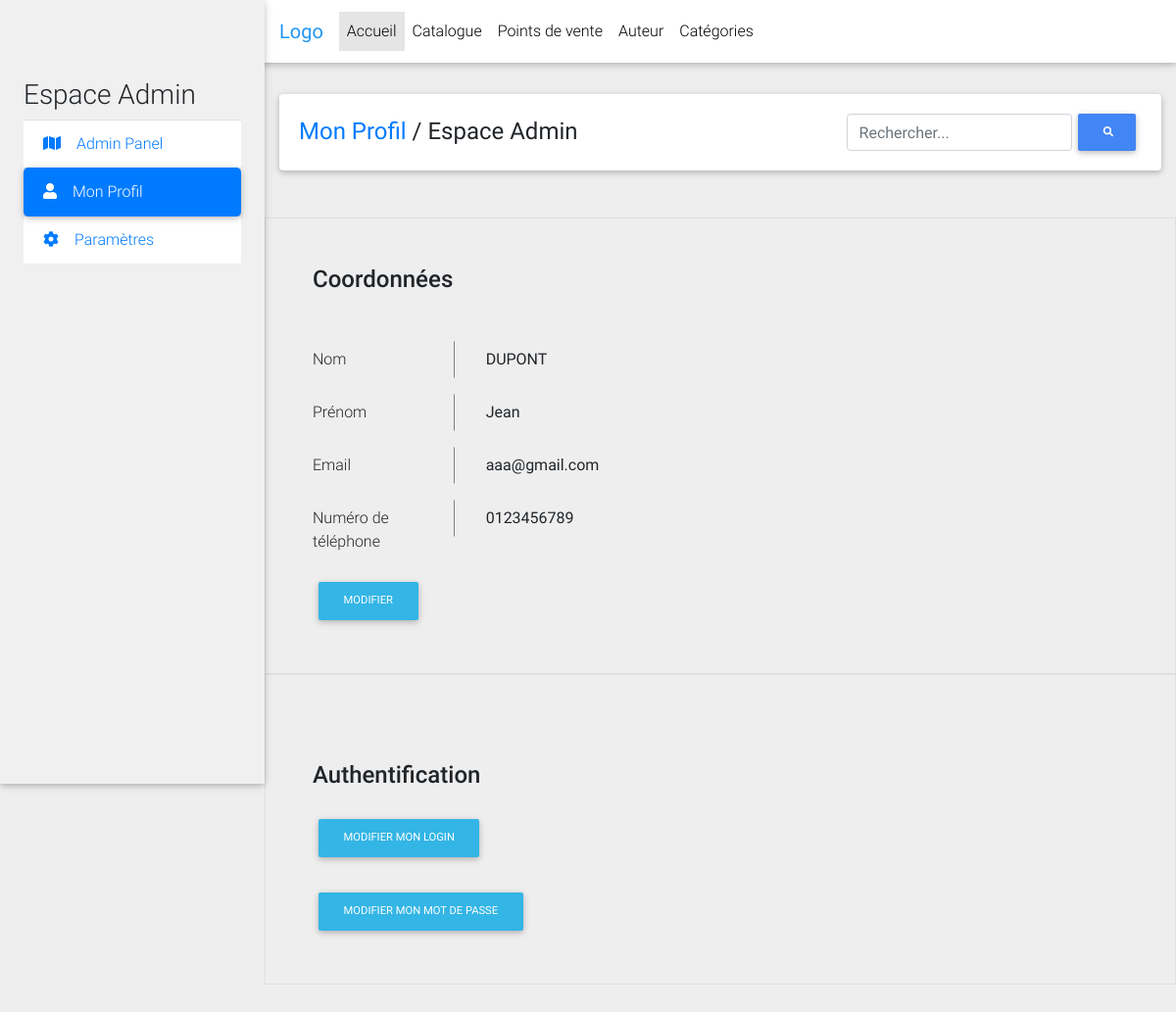
Screenshot of /admin/profil_admin.php (signed in) with the database file from the repository.
### tables this page shows
CREATE TABLE `membre` (
  `NumMembre` int(11) NOT NULL,
  `Login` varchar(20) NOT NULL,
  `Mdp` varchar(255) NOT NULL,
  `Mail` varchar(50) NOT NULL,
  `Nom` varchar(20) DEFAULT NULL,
  `Prenom` varchar(20) DEFAULT NULL,
  `Adresse` varchar(255) DEFAULT NULL,
  `Ville` varchar(255) DEFAULT NULL,
  `Pays` varchar(255) DEFAULT NULL,
  `CodePostal` varchar(255) DEFAULT NULL,
  `Telephone` varchar(255) DEFAULT NULL,
  `Statut` tinyint(1) NOT NULL DEFAULT 0
);

### public_html/admin/profil_admin.php (the view, shortened to what this page needs)
<!DOCTYPE html>
<html lang="fr">
<head>
  <link rel="stylesheet" href="https://use.fontawesome.com/releases/v5.8.1/css/all.css">
  <link href="css/bootstrap.min.css" rel="stylesheet">
  <link href="css/mdb.min.css" rel="stylesheet">
  <link href="css/style.css" rel="stylesheet">
  <link href="css/style.min.css" rel="stylesheet">
  <link href="css/profil_admin.css" rel="stylesheet">
</head>
<?php $bdd = new PDO('mysql:host=localhost;dbname=id9820388_bd_site_hermes;charset=utf8', 'id9820388_admin', '1fxt61sA'); ?>
<body class="grey lighten-3">
  <header>
    <nav class="navbar fixed-top navbar-expand-lg navbar-light white scrolling-navbar">
      <div class="container-fluid">
        <a href="#" class="navbar-brand waves-effect"> <strong class="blue-text">Logo</strong></a>
        <div class="collapse navbar-collapse" id="navbarContent">
          <ul class="navbar-nav mr-auto">
            <li class="nav-item active">
              <a href="admin.php" class="nav-link waves-effect">
                Accueil
              </a>
            </li>
            <li class="nav-item">
              <a href="catalogue_admin.php" class="nav-link waves-effect">
                Catalogue
              </a>
            </li>
            <li class="nav-item">
              <a href="pdv_admin.php" class="nav-link waves-effect">
                Points de vente
              </a>
            </li>
            <li class="nav-item">
              <a href="auteur_admin.php" class="nav-link waves-effect">
                Auteur
              </a>
            </li>
            <li class="nav-item">
              <a href="categories_admin.php" class="nav-link waves-effect">
                Catégories
              </a>
            </li>
          </ul>
  </div>
</div>
</nav>
<div class="sidebar-fixed position-fixed">
<h3> Espace Admin </h3>
<div class="list-group list-group-flush">
  <a href="admin.php" class="list-group-item waves-effect">
    <i class="fa fa-map mr-3"></i>Admin Panel
  </a>
  <a href="profil_admin.php" class="list-group-item waves-effect active">
    <i class="fa fa-user mr-3"></i>Mon Profil
  </a>
  <a href="#" class="list-group-item waves-effect">
    <i class="fa fa-cog mr-3"></i>Paramètres
  </a>
</div>
</div>
</header>
<?php $infosMembre = $bdd->query("SELECT * FROM membre WHERE (NumMembre LIKE {$_SESSION['NumMembre']})") -> fetch(); ?>
<main class="pt-5 max-lg-5">
  <div class="container-fluid mt-5">
    <div class="card mb-4 wow fadeIn">
      <div class="card-body d-sm-flex justify-content-between">
        <h4 class="mb-2 mb-sm-0 pt-1">
          <a href="#"> Mon Profil</a>
          <span> / </span>
          <span> Espace Admin </span>
        </h4>
        <form class="d-flex justify-content-cenetr" >
          <input type"search" class="form-control" placeholder="Rechercher...">
          <button class="btn btn-primary btn-sm my-0 p" type="submit">
            <i class="fa fa-search">
            </i>
          </button>
        </form>
      </div>
    </div>
  </div>
<form class="border border-light p-5" action="modify_admin.php">
  <p class="h4 mb-4 text-left">Coordonnées</p>
<div class="form-group row">
  <label for="staticName" class="col-sm-2 col-form-label"> Nom </label>
  <div class="col-md-auto">
    <input type="text" readonly class="form-control-plaintext" id="staticName" value="<?php echo $infosMembre['Nom'] ?>">
  </div>
</div>
<div class="form-group row">
  <label for="staticName" class="col-sm-2 col-form-label"> Prénom </label>
  <div class="col-md-auto">
    <input type="text" readonly class="form-control-plaintext" id="staticName" value="<?php echo $infosMembre['Prenom'] ?>">
  </div>
</div>
<div class="form-group row">
  <label for="staticEmail" class="col-sm-2 col-form-label">Email</label>
  <div class="col-md-auto">
    <input type="text" readonly class="form-control-plaintext" id="staticEmail" value="<?php echo $infosMembre['Mail'] ?>">
  </div>
</div>
<div class="form-group row">
  <label for="staticName" class="col-sm-2 col-form-label"> Numéro de téléphone </label>
  <div class="col-md-auto">
    <input type="text" readonly class="form-control-plaintext" id="staticName" value="<?php echo $infosMembre['Telephone'] ?>">
  </div>
</div>
<button class="btn btn-info btn-md" type="submit">Modifier</button>
</form>
<form class="border border-light p-5">
  <div class="auth">
    <p class="h4 mb-4 text-left">Authentification</p>
  </form>
  <form action="modify_login.php">
    <button class="btn btn-info btn-md" type="submit">Modifier mon login </button>
  </form>
<form action="modify_password.php">
  <button class="btn btn-info btn-md" type="submit">Modifier mon mot de passe</button>
</main>
</body>
</html>

### public_html/admin/css/style.css (style rules this page uses)
.sidebar-fixed { height:100vh; width:270px; box-shadow:0 2px 5px 0 rgba(0,0,0,0.16), 0 2px 10px 0 rgba(0,0,0,0.12); z-index:1050; background-color:rgb(240,240,240); padding:1.5em; padding-top:5em; }
.sidebar-fixed .list-group .active { box-shadow: 0 2px 5px 0 rgba(0,0,0,0.16), 0 2px 10px 0 rgba(0,0,0,0.12); border-radius:5px; }
@media (min-width:1200px) { .navbar, .page-footer, main { padding-left: 270px; } }
.auth { padding-top:40px; }

### public_html/admin/css/profil_admin.css (style rules this page uses)
input[type="text"] { border-left: 1px solid gray; padding-left:2em; }

### rows the page displays
membre: Nom "DUPONT", Prenom "Jean", Mail "aaa@gmail.com", Telephone "0123456789"
